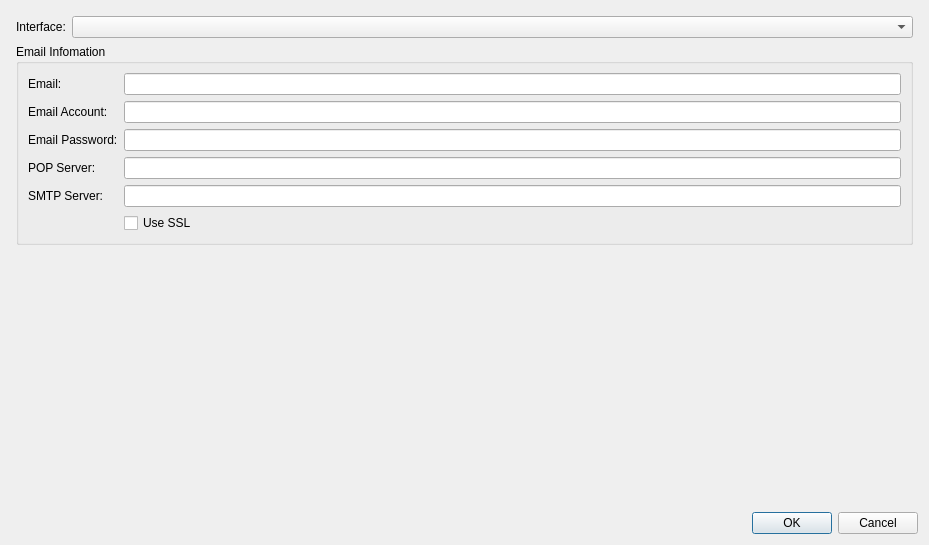
<?xml version="1.0" encoding="UTF-8"?>
<ui version="4.0">
 <class>SettingDialog</class>
 <widget class="QDialog" name="SettingDialog">
  <property name="geometry">
   <rect>
    <x>0</x>
    <y>0</y>
    <width>929</width>
    <height>545</height>
   </rect>
  </property>
  <property name="windowTitle">
   <string>Settings</string>
  </property>
  <layout class="QVBoxLayout" name="verticalLayout">
   <item>
    <layout class="QVBoxLayout" name="verticalLayout_2">
     <property name="leftMargin">
      <number>5</number>
     </property>
     <property name="topMargin">
      <number>5</number>
     </property>
     <property name="rightMargin">
      <number>5</number>
     </property>
     <property name="bottomMargin">
      <number>5</number>
     </property>
     <item>
      <layout class="QFormLayout" name="formLayout_3">
       <item row="0" column="0">
        <widget class="QLabel" name="label">
         <property name="text">
          <string>Interface:</string>
         </property>
        </widget>
       </item>
       <item row="0" column="1">
        <widget class="QComboBox" name="interfaceComboBox"/>
       </item>
      </layout>
     </item>
     <item>
      <widget class="QGroupBox" name="groupBox">
       <property name="title">
        <string>Email Infomation</string>
       </property>
       <layout class="QFormLayout" name="formLayout_4">
        <item row="0" column="0">
         <widget class="QLabel" name="label_2">
          <property name="text">
           <string>Email:</string>
          </property>
         </widget>
        </item>
        <item row="0" column="1">
         <widget class="QLineEdit" name="emailAddress">
          <property name="toolTip">
           <string>Email to receive information.</string>
          </property>
          <property name="whatsThis">
           <string/>
          </property>
         </widget>
        </item>
        <item row="1" column="0">
         <widget class="QLabel" name="label_6">
          <property name="text">
           <string>Email Account:</string>
          </property>
         </widget>
        </item>
        <item row="1" column="1">
         <widget class="QLineEdit" name="emailAccount"/>
        </item>
        <item row="2" column="0">
         <widget class="QLabel" name="label_3">
          <property name="text">
           <string>Email Password:</string>
          </property>
         </widget>
        </item>
        <item row="2" column="1">
         <widget class="QLineEdit" name="emailPassword">
          <property name="echoMode">
           <enum>QLineEdit::Password</enum>
          </property>
         </widget>
        </item>
        <item row="3" column="0">
         <widget class="QLabel" name="label_4">
          <property name="text">
           <string>POP Server:</string>
          </property>
         </widget>
        </item>
        <item row="3" column="1">
         <widget class="QLineEdit" name="popServer">
          <property name="toolTip">
           <string>server_domain:port</string>
          </property>
         </widget>
        </item>
        <item row="4" column="0">
         <widget class="QLabel" name="label_5">
          <property name="text">
           <string>SMTP Server:</string>
          </property>
         </widget>
        </item>
        <item row="4" column="1">
         <widget class="QLineEdit" name="smtpServer">
          <property name="toolTip">
           <string>server_domain:port</string>
          </property>
         </widget>
        </item>
        <item row="5" column="0">
         <spacer name="horizontalSpacer">
          <property name="orientation">
           <enum>Qt::Horizontal</enum>
          </property>
          <property name="sizeHint" stdset="0">
           <size>
            <width>40</width>
            <height>20</height>
           </size>
          </property>
         </spacer>
        </item>
        <item row="5" column="1">
         <widget class="QCheckBox" name="useSsl">
          <property name="text">
           <string>Use SSL</string>
          </property>
         </widget>
        </item>
       </layout>
      </widget>
     </item>
     <item>
      <spacer name="verticalSpacer">
       <property name="orientation">
        <enum>Qt::Vertical</enum>
       </property>
       <property name="sizeHint" stdset="0">
        <size>
         <width>20</width>
         <height>40</height>
        </size>
       </property>
      </spacer>
     </item>
    </layout>
   </item>
   <item>
    <widget class="QDialogButtonBox" name="buttonBox">
     <property name="orientation">
      <enum>Qt::Horizontal</enum>
     </property>
     <property name="standardButtons">
      <set>QDialogButtonBox::Cancel|QDialogButtonBox::Ok</set>
     </property>
    </widget>
   </item>
  </layout>
 </widget>
 <resources/>
 <connections>
  <connection>
   <sender>buttonBox</sender>
   <signal>accepted()</signal>
   <receiver>SettingDialog</receiver>
   <slot>accept()</slot>
   <hints>
    <hint type="sourcelabel">
     <x>257</x>
     <y>535</y>
    </hint>
    <hint type="destinationlabel">
     <x>157</x>
     <y>274</y>
    </hint>
   </hints>
  </connection>
  <connection>
   <sender>buttonBox</sender>
   <signal>rejected()</signal>
   <receiver>SettingDialog</receiver>
   <slot>reject()</slot>
   <hints>
    <hint type="sourcelabel">
     <x>325</x>
     <y>535</y>
    </hint>
    <hint type="destinationlabel">
     <x>286</x>
     <y>274</y>
    </hint>
   </hints>
  </connection>
 </connections>
</ui>
